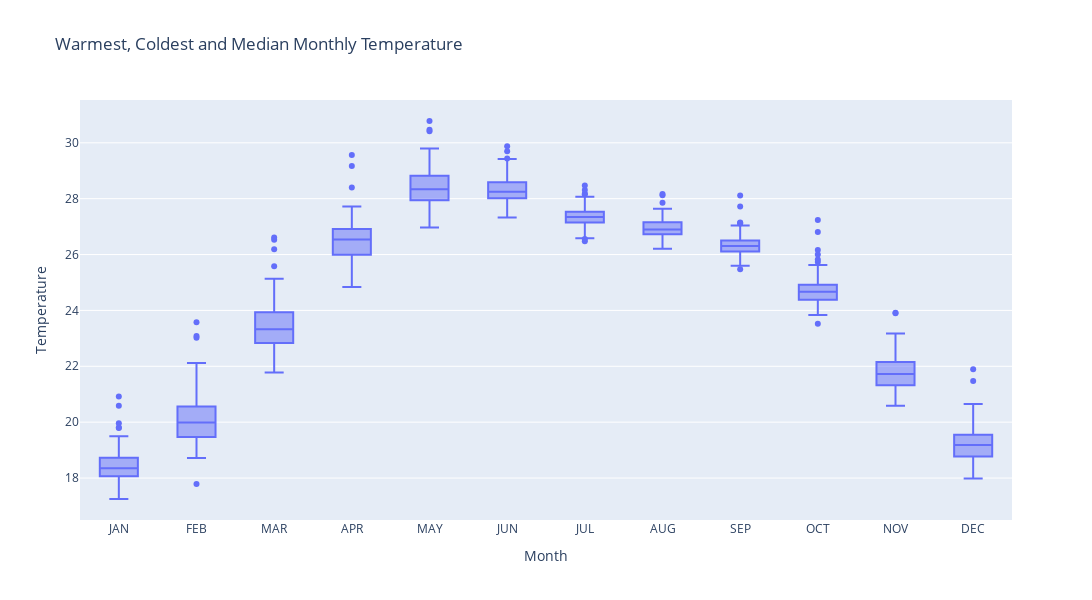
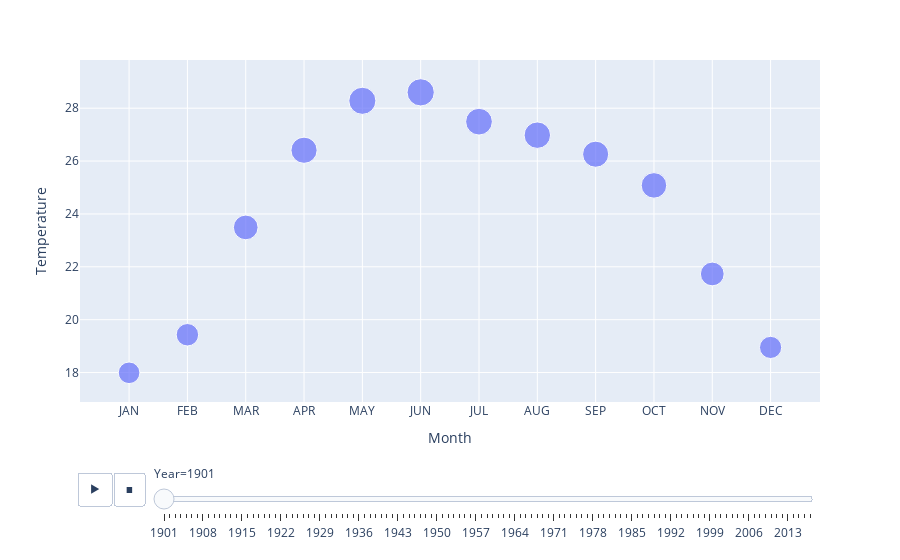

Notebook source saved alongside these figures, in order:
### Code cell
# visualization of each month by year
fig = px.box(df, 'Month', 'Temperature',
             title='Warmest, Coldest and Median Monthly Temperature')
fig.update_layout(width=1200, height=600)
fig.show()
px.scatter(df, 'Month', 'Temperature',
           size='Temperature', animation_frame='Year')

### Figure 1 — Plotly figure (JSON) as saved in the notebook; plotly's stock layout.template omitted (floating-point values rounded to 4 significant figures; data arrays with more than 128 entries replaced by an {"elided": "..."} marker saying what was removed)
{"data": [{"alignmentgroup": "True", "hovertemplate": "Month=%{x}<br>Temperature=%{y}<extra></extra>", "legendgroup": "", "marker": {"color": "#636efa"}, "name": "", "notched": false, "offsetgroup": "", "orientation": "v", "showlegend": false, "type": "box", "x": {"elided": "1404 str values"}, "x0": " ", "xaxis": "x", "y": {"elided": "1404 float values"}, "y0": " ", "yaxis": "y"}], "layout": {"boxmode": "group", "height": 600, "legend": {"tracegroupgap": 0}, "title": {"text": "Warmest, Coldest and Median Monthly Temperature"}, "width": 1200, "xaxis": {"anchor": "y", "domain": [0, 1], "title": {"text": "Month"}}, "yaxis": {"anchor": "x", "domain": [0, 1], "title": {"text": "Temperature"}}}}

### Figure 2 — Plotly figure (JSON) as saved in the notebook; plotly's stock layout.template omitted (floating-point values rounded to 4 significant figures)
{"data": [{"hovertemplate": "Year=1901<br>Month=%{x}<br>Temperature=%{marker.size}<extra></extra>", "legendgroup": "", "marker": {"color": "#636efa", "size": [17.99, 19.43, 23.49, 26.41, 28.28, 28.6, 27.49, 26.98, 26.26, 25.08, 21.73, 18.95], "sizemode": "area", "sizeref": 0.07695, "symbol": "circle"}, "mode": "markers", "name": "", "orientation": "v", "showlegend": false, "type": "scatter", "x": ["JAN", "FEB", "MAR", "APR", "MAY", "JUN", "JUL", "AUG", "SEP", "OCT", "NOV", "DEC"], "xaxis": "x", "y": [17.99, 19.43, 23.49, 26.41, 28.28, 28.6, 27.49, 26.98, 26.26, 25.08, 21.73, 18.95], "yaxis": "y"}], "layout": {"legend": {"itemsizing": "constant", "tracegroupgap": 0}, "margin": {"t": 60}, "sliders": [{"active": 0, "currentvalue": {"prefix": "Year="}, "len": 0.9, "pad": {"b": 10, "t": 60}, "steps": [{"args": [["1901"], {"frame": {"duration": 0, "redraw": false}, "fromcurrent": true, "mode": "immediate", "transition": {"duration": 0, "easing": "linear"}}], "label": "1901", "method": "animate"}, {"args": [["1902"], {"frame": {"duration": 0, "redraw": false}, "fromcurrent": true, "mode": "immediate", "transition": {"duration": 0, "easing": "linear"}}], "label": "1902", "method": "animate"}, {"args": [["1903"], {"frame": {"duration": 0, "redraw": false}, "fromcurrent": true, "mode": "immediate", "transition": {"duration": 0, "easing": "linear"}}], "label": "1903", "method": "animate"}, {"args": [["1904"], {"frame": {"duration": 0, "redraw": false}, "fromcurrent": true, "mode": "immediate", "transition": {"duration": 0, "easing": "linear"}}], "label": "1904", "method": "animate"}, {"args": [["1905"], {"frame": {"duration": 0, "redraw": false}, "fromcurrent": true, "mode": "immediate", "transition": {"duration": 0, "easing": "linear"}}], "label": "1905", "method": "animate"}, {"args": [["1906"], {"frame": {"duration": 0, "redraw": false}, "fromcurrent": true, "mode": "immediate", "transition": {"duration": 0, "easing": "linear"}}], "label": "1906", "method": "animate"}, {"args": [["1907"], {"frame": {"duration": 0, "redraw": false}, "fromcurrent": true, "mode": "immediate", "transition": {"duration": 0, "easing": "linear"}}], "label": "1907", "method": "animate"}, {"args": [["1908"], {"frame": {"duration": 0, "redraw": false}, "fromcurrent": true, "mode": "immediate", "transition": {"duration": 0, "easing": "linear"}}], "label": "1908", "method": "animate"}, {"args": [["1909"], {"frame": {"duration": 0, "redraw": false}, "fromcurrent": true, "mode": "immediate", "transition": {"duration": 0, "easing": "linear"}}], "label": "1909", "method": "animate"}, {"args": [["1910"], {"frame": {"duration": 0, "redraw": false}, "fromcurrent": true, "mode": "immediate", "transition": {"duration": 0, "easing": "linear"}}], "label": "1910", "method": "animate"}, {"args": [["1911"], {"frame": {"duration": 0, "redraw": false}, "fromcurrent": true, "mode": "immediate", "transition": {"duration": 0, "easing": "linear"}}], "label": "1911", "method": "animate"}, {"args": [["1912"], {"frame": {"duration": 0, "redraw": false}, "fromcurrent": true, "mode": "immediate", "transition": {"duration": 0, "easing": "linear"}}], "label": "1912", "method": "animate"}, {"args": [["1913"], {"frame": {"duration": 0, "redraw": false}, "fromcurrent": true, "mode": "immediate", "transition": {"duration": 0, "easing": "linear"}}], "label": "1913", "method": "animate"}, {"args": [["1914"], {"frame": {"duration": 0, "redraw": false}, "fromcurrent": true, "mode": "immediate", "transition": {"duration": 0, "easing": "linear"}}], "label": "1914", "method": "animate"}, {"args": [["1915"], {"frame": {"duration": 0, "redraw": false}, "fromcurrent": true, "mode": "immediate", "transition": {"duration": 0, "easing": "linear"}}], "label": "1915", "method": "animate"}, {"args": [["1916"], {"frame": {"duration": 0, "redraw": false}, "fromcurrent": true, "mode": "immediate", "transition": {"duration": 0, "easing": "linear"}}], "label": "1916", "method": "animate"}, {"args": [["1917"], {"frame": {"duration": 0, "redraw": false}, "fromcurrent": true, "mode": "immediate", "transition": {"duration": 0, "easing": "linear"}}], "label": "1917", "method": "animate"}, {"args": [["1918"], {"frame": {"duration": 0, "redraw": false}, "fromcurrent": true, "mode": "immediate", "transition": {"duration": 0, "easing": "linear"}}], "label": "1918", "method": "animate"}, {"args": [["1919"], {"frame": {"duration": 0, "redraw": false}, "fromcurrent": true, "mode": "immediate", "transition": {"duration": 0, "easing": "linear"}}], "label": "1919", "method": "animate"}, {"args": [["1920"], {"frame": {"duration": 0, "redraw": false}, "fromcurrent": true, "mode": "immediate", "transition": {"duration": 0, "easing": "linear"}}], "label": "1920", "method": "animate"}, {"args": [["1921"], {"frame": {"duration": 0, "redraw": false}, "fromcurrent": true, "mode": "immediate", "transition": {"duration": 0, "easing": "linear"}}], "label": "1921", "method": "animate"}, {"args": [["1922"], {"frame": {"duration": 0, "redraw": false}, "fromcurrent": true, "mode": "immediate", "transition": {"duration": 0, "easing": "linear"}}], "label": "1922", "method": "animate"}, {"args": [["1923"], {"frame": {"duration": 0, "redraw": false}, "fromcurrent": true, "mode": "immediate", "transition": {"duration": 0, "easing": "linear"}}], "label": "1923", "method": "animate"}, {"args": [["1924"], {"frame": {"duration": 0, "redraw": false}, "fromcurrent": true, "mode": "immediate", "transition": {"duration": 0, "easing": "linear"}}], "label": "1924", "method": "animate"}, {"args": [["1925"], {"frame": {"duration": 0, "redraw": false}, "fromcurrent": true, "mode": "immediate", "transition": {"duration": 0, "easing": "linear"}}], "label": "1925", "method": "animate"}, {"args": [["1926"], {"frame": {"duration": 0, "redraw": false}, "fromcurrent": true, "mode": "immediate", "transition": {"duration": 0, "easing": "linear"}}], "label": "1926", "method": "animate"}, {"args": [["1927"], {"frame": {"duration": 0, "redraw": false}, "fromcurrent": true, "mode": "immediate", "transition": {"duration": 0, "easing": "linear"}}], "label": "1927", "method": "animate"}, {"args": [["1928"], {"frame": {"duration": 0, "redraw": false}, "fromcurrent": true, "mode": "immediate", "transition": {"duration": 0, "easing": "linear"}}], "label": "1928", "method": "animate"}, {"args": [["1929"], {"frame": {"duration": 0, "redraw": false}, "fromcurrent": true, "mode": "immediate", "transition": {"duration": 0, "easing": "linear"}}], "label": "1929", "method": "animate"}, {"args": [["1930"], {"frame": {"duration": 0, "redraw": false}, "fromcurrent": true, "mode": "immediate", "transition": {"duration": 0, "easing": "linear"}}], "label": "1930", "method": "animate"}, {"args": [["1931"], {"frame": {"duration": 0, "redraw": false}, "fromcurrent": true, "mode": "immediate", "transition": {"duration": 0, "easing": "linear"}}], "label": "1931", "method": "animate"}, {"args": [["1932"], {"frame": {"duration": 0, "redraw": false}, "fromcurrent": true, "mode": "immediate", "transition": {"duration": 0, "easing": "linear"}}], "label": "1932", "method": "animate"}, {"args": [["1933"], {"frame": {"duration": 0, "redraw": false}, "fromcurrent": true, "mode": "immediate", "transition": {"duration": 0, "easing": "linear"}}], "label": "1933", "method": "animate"}, {"args": [["1934"], {"frame": {"duration": 0, "redraw": false}, "fromcurrent": true, "mode": "immediate", "transition": {"duration": 0, "easing": "linear"}}], "label": "1934", "method": "animate"}, {"args": [["1935"], {"frame": {"duration": 0, "redraw": false}, "fromcurrent": true, "mode": "immediate", "transition": {"duration": 0, "easing": "linear"}}], "label": "1935", "method": "animate"}, {"args": [["1936"], {"frame": {"duration": 0, "redraw": false}, "fromcurrent": true, "mode": "immediate", "transition": {"duration": 0, "easing": "linear"}}], "label": "1936", "method": "animate"}, {"args": [["1937"], {"frame": {"duration": 0, "redraw": false}, "fromcurrent": true, "mode": "immediate", "transition": {"duration": 0, "easing": "linear"}}], "label": "1937", "method": "animate"}, {"args": [["1938"], {"frame": {"duration": 0, "redraw": false}, "fromcurrent": true, "mode": "immediate", "transition": {"duration": 0, "easing": "linear"}}], "label": "1938", "method": "animate"}, {"args": [["1939"], {"frame": {"duration": 0, "redraw": false}, "fromcurrent": true, "mode": "immediate", "transition": {"duration": 0, "easing": "linear"}}], "label": "1939", "method": "animate"}, {"args": [["1940"], {"frame": {"duration": 0, "redraw": false}, "fromcurrent": true, "mode": "immediate", "transition": {"duration": 0, "easing": "linear"}}], "label": "1940", "method": "animate"}, {"args": [["1941"], {"frame": {"duration": 0, "redraw": false}, "fromcurrent": true, "mode": "immediate", "transition": {"duration": 0, "easing": "linear"}}], "label": "1941", "method": "animate"}, {"args": [["1942"], {"frame": {"duration": 0, "redraw": false}, "fromcurrent": true, "mode": "immediate", "transition": {"duration": 0, "easing": "linear"}}], "label": "1942", "method": "animate"}, {"args": [["1943"], {"frame": {"duration": 0, "redraw": false}, "fromcurrent": true, "mode": "immediate", "transition": {"duration": 0, "easing": "linear"}}], "label": "1943", "method": "animate"}, {"args": [["1944"], {"frame": {"duration": 0, "redraw": false}, "fromcurrent": true, "mode": "immediate", "transition": {"duration": 0, "easing": "linear"}}], "label": "1944", "method": "animate"}, {"args": [["1945"], {"frame": {"duration": 0, "redraw": false}, "fromcurrent": true, "mode": "immediate", "transition": {"duration": 0, "easing": "linear"}}], "label": "1945", "method": "animate"}, {"args": [["1946"], {"frame": {"duration": 0, "redraw": false}, "fromcurrent": true, "mode": "immediate", "transition": {"duration": 0, "easing": "linear"}}], "label": "1946", "method": "animate"}, {"args": [["1947"], {"frame": {"duration": 0, "redraw": false}, "fromcurrent": true, "mode": "immediate", "transition": {"duration": 0, "easing": "linear"}}], "label": "1947", "method": "animate"}, {"args": [["1948"], {"frame": {"duration": 0, "redraw": false}, "fromcurrent": true, "mode": "immediate", "transition": {"duration": 0, "easing": "linear"}}], "label": "1948", "method": "animate"}, {"args": [["1949"], {"frame": {"duration": 0, "redraw": false}, "fromcurrent": true, "mode": "immediate", "transition": {"duration": 0, "easing": "linear"}}], "label": "1949", "method": "animate"}, {"args": [["1950"], {"frame": {"duration": 0, "redraw": false}, "fromcurrent": true, "mode": "immediate", "transition": {"duration": 0, "easing": "linear"}}], "label": "1950", "method": "animate"}, {"args": [["1951"], {"frame": {"duration": 0, "redraw": false}, "fromcurrent": true, "mode": "immediate", "transition": {"duration": 0, "easing": "linear"}}], "label": "1951", "method": "animate"}, {"args": [["1952"], {"frame": {"duration": 0, "redraw": false}, "fromcurrent": true, "mode": "immediate", "transition": {"duration": 0, "easing": "linear"}}], "label": "1952", "method": "animate"}, {"args": [["1953"], {"frame": {"duration": 0, "redraw": false}, "fromcurrent": true, "mode": "immediate", "transition": {"duration": 0, "easing": "linear"}}], "label": "1953", "method": "animate"}, {"args": [["1954"], {"frame": {"duration": 0, "redraw": false}, "fromcurrent": true, "mode": "immediate", "transition": {"duration": 0, "easing": "linear"}}], "label": "1954", "method": "animate"}, {"args": [["1955"], {"frame": {"duration": 0, "redraw": false}, "fromcurrent": true, "mode": "immediate", "transition": {"duration": 0, "easing": "linear"}}], "label": "1955", "method": "animate"}, {"args": [["1956"], {"frame": {"duration": 0, "redraw": false}, "fromcurrent": true, "mode": "immediate", "transition": {"duration": 0, "easing": "linear"}}], "label": "1956", "method": "animate"}, {"args": [["1957"], {"frame": {"duration": 0, "redraw": false}, "fromcurrent": true, "mode": "immediate", "transition": {"duration": 0, "easing": "linear"}}], "label": "1957", "method": "animate"}, {"args": [["1958"], {"frame": {"duration": 0, "redraw": false}, "fromcurrent": true, "mode": "immediate", "transition": {"duration": 0, "easing": "linear"}}], "label": "1958", "method": "animate"}, {"args": [["1959"], {"frame": {"duration": 0, "redraw": false}, "fromcurrent": true, "mode": "immediate", "transition": {"duration": 0, "easing": "linear"}}], "label": "1959", "method": "animate"}, {"args": [["1960"], {"frame": {"duration": 0, "redraw": false}, "fromcurrent": true, "mode": "immediate", "transition": {"duration": 0, "easing": "linear"}}], "label": "1960", "method": "animate"}, {"args": [["1961"], {"frame": {"duration": 0, "redraw": false}, "fromcurrent": true, "mode": "immediate", "transition": {"duration": 0, "easing": "linear"}}], "label": "1961", "method": "animate"}, {"args": [["1962"], {"frame": {"duration": 0, "redraw": false}, "fromcurrent": true, "mode": "immediate", "transition": {"duration": 0, "easing": "linear"}}], "label": "1962", "method": "animate"}, {"args": [["1963"], {"frame": {"duration": 0, "redraw": false}, "fromcurrent": true, "mode": "immediate", "transition": {"duration": 0, "easing": "linear"}}], "label": "1963", "method": "animate"}, {"args": [["1964"], {"frame": {"duration": 0, "redraw": false}, "fromcurrent": true, "mode": "immediate", "transition": {"duration": 0, "easing": "linear"}}], "label": "1964", "method": "animate"}, {"args": [["1965"], {"frame": {"duration": 0, "redraw": false}, "fromcurrent": true, "mode": "immediate", "transition": {"duration": 0, "easing": "linear"}}], "label": "1965", "method": "animate"}, {"args": [["1966"], {"frame": {"duration": 0, "redraw": false}, "fromcurrent": true, "mode": "immediate", "transition": {"duration": 0, "easing": "linear"}}], "label": "1966", "method": "animate"}, {"args": [["1967"], {"frame": {"duration": 0, "redraw": false}, "fromcurrent": true, "mode": "immediate", "transition": {"duration": 0, "easing": "linear"}}], "label": "1967", "method": "animate"}, {"args": [["1968"], {"frame": {"duration": 0, "redraw": false}, "fromcurrent": true, "mode": "immediate", "transition": {"duration": 0, "easing": "linear"}}], "label": "1968", "method": "animate"}, {"args": [["1969"], {"frame": {"duration": 0, "redraw": false}, "fromcurrent": true, "mode": "immediate", "transition": {"duration": 0, "easing": "linear"}}], "label": "1969", "method": "animate"}, {"args": [["1970"], {"frame": {"duration": 0, "redraw": false}, "fromcurrent": true, "mode": "immediate", "transition": {"duration": 0, "easing": "linear"}}], "label": "1970", "method": "animate"}, {"args": [["1971"], {"frame": {"duration": 0, "redraw": false}, "fromcurrent": true, "mode": "immediate", "transition": {"duration": 0, "easing": "linear"}}], "label": "1971", "method": "animate"}, {"args": [["1972"], {"frame": {"duration": 0, "redraw": false}, "fromcurrent": true, "mode": "immediate", "transition": {"duration": 0, "easing": "linear"}}], "label": "1972", "method": "animate"}, {"args": [["1973"], {"frame": {"duration": 0, "redraw": false}, "fromcurrent": true, "mode": "immediate", "transition": {"duration": 0, "easing": "linear"}}], "label": "1973", "method": "animate"}, {"args": [["1974"], {"frame": {"duration": 0, "redraw": false}, "fromcurrent": true, "mode": "immediate", "transition": {"duration": 0, "easing": "linear"}}], "label": "1974", "method": "animate"}, {"args": [["1975"], {"frame": {"duration": 0, "redraw": false}, "fromcurrent": true, "mode": "immediate", "transition": {"duration": 0, "easing": "linear"}}], "label": "1975", "method": "animate"}, {"args": [["1976"], {"frame": {"duration": 0, "redraw": false}, "fromcurrent": true, "mode": "immediate", "transition": {"duration": 0, "easing": "linear"}}], "label": "1976", "method": "animate"}, {"args": [["1977"], {"frame": {"duration": 0, "redraw": false}, "fromcurrent": true, "mode": "immediate", "transition": {"duration": 0, "easing": "linear"}}], "label": "1977", "method": "animate"}, {"args": [["1978"], {"frame": {"duration": 0, "redraw": false}, "fromcurrent": true, "mode": "immediate", "transition": {"duration": 0, "easing": "linear"}}], "label": "1978", "method": "animate"}, {"args": [["1979"], {"frame": {"duration": 0, "redraw": false}, "fromcurrent": true, "mode": "immediate", "transition": {"duration": 0, "easing": "linear"}}], "label": "1979", "method": "animate"}, {"args": [["1980"], {"frame": {"duration": 0, "redraw": false}, "fromcurrent": true, "mode": "immediate", "transition": {"duration": 0, "easing": "linear"}}], "label": "1980", "method": "animate"}, {"args": [["1981"], {"frame": {"duration": 0, "redraw": false}, "fromcurrent": true, "mode": "immediate", "transition": {"duration": 0, "easing": "linear"}}], "label": "1981", "method": "animate"}, {"args": [["1982"], {"frame": {"duration": 0, "redraw": false}, "fromcurrent": true, "mode": "immediate", "transition": {"duration": 0, "easing": "linear"}}], "label": "1982", "method": "animate"}, {"args": [["1983"], {"frame": {"duration": 0, "redraw": false}, "fromcurrent": true, "mode": "immediate", "transition": {"duration": 0, "easing": "linear"}}], "label": "1983", "method": "animate"}, {"args": [["1984"], {"frame": {"duration": 0, "redraw": false}, "fromcurrent": true, "mode": "immediate", "transition": {"duration": 0, "easing": "linear"}}], "label": "1984", "method": "animate"}, {"args": [["1985"], {"frame": {"duration": 0, "redraw": false}, "fromcurrent": true, "mode": "immediate", "transition": {"duration": 0, "easing": "linear"}}], "label": "1985", "method": "animate"}, {"args": [["1986"], {"frame": {"duration": 0, "redraw": false}, "fromcurrent": true, "mode": "immediate", "transition": {"duration": 0, "easing": "linear"}}], "label": "1986", "method": "animate"}, {"args": [["1987"], {"frame": {"duration": 0, "redraw": false}, "fromcurrent": true, "mode": "immediate", "transition": {"duration": 0, "easing": "linear"}}], "label": "1987", "method": "animate"}, {"args": [["1988"], {"frame": {"duration": 0, "redraw": false}, "fromcurrent": true, "mode": "immediate", "transition": {"duration": 0, "easing": "linear"}}], "label": "1988", "method": "animate"}, {"args": [["1989"], {"frame": {"duration": 0, "redraw": false}, "fromcurrent": true, "mode": "immediate", "transition": {"duration": 0, "easing": "linear"}}], "label": "1989", "method": "animate"}, {"args": [["1990"], {"frame": {"duration": 0, "redraw": false}, "fromcurrent": true, "mode": "immediate", "transition": {"duration": 0, "easing": "linear"}}], "label": "1990", "method": "animate"}, {"args": [["1991"], {"frame": {"duration": 0, "redraw": false}, "fromcurrent": true, "mode": "immediate", "transition": {"duration": 0, "easing": "linear"}}], "label": "1991", "method": "animate"}, {"args": [["1992"], {"frame": {"duration": 0, "redraw": false}, "fromcurrent": true, "mode": "immediate", "transition": {"duration": 0, "easing": "linear"}}], "label": "1992", "method": "animate"}, {"args": [["1993"], {"frame": {"duration": 0, "redraw": false}, "fromcurrent": true, "mode": "immediate", "transition": {"duration": 0, "easing": "linear"}}], "label": "1993", "method": "animate"}, {"args": [["1994"], {"frame": {"duration": 0, "redraw": false}, "fromcurrent": true, "mode": "immediate", "transition": {"duration": 0, "easing": "linear"}}], "label": "1994", "method": "animate"}, {"args": [["1995"], {"frame": {"duration": 0, "redraw": false}, "fromcurrent": true, "mode": "immediate", "transition": {"duration": 0, "easing": "linear"}}], "label": "1995", "method": "animate"}, {"args": [["1996"], {"frame": {"duration": 0, "redraw": false}, "fromcurrent": true, "mode": "immediate", "transition": {"duration": 0, "easing": "linear"}}], "label": "1996", "method": "animate"}, {"args": [["1997"], {"frame": {"duration": 0, "redraw": false}, "fromcurrent": true, "mode": "immediate", "transition": {"duration": 0, "easing": "linear"}}], "label": "1997", "method": "animate"}, {"args": [["1998"], {"frame": {"duration": 0, "redraw": false}, "fromcurrent": true, "mode": "immediate", "transition": {"duration": 0, "easing": "linear"}}], "label": "1998", "method": "animate"}, {"args": [["1999"], {"frame": {"duration": 0, "redraw": false}, "fromcurrent": true, "mode": "immediate", "transition": {"duration": 0, "easing": "linear"}}], "label": "1999", "method": "animate"}, {"args": [["2000"], {"frame": {"duration": 0, "redraw": false}, "fromcurrent": true, "mode": "immediate", "transition": {"duration": 0, "easing": "linear"}}], "label": "2000", "method": "animate"}, {"args": [["2001"], {"frame": {"duration": 0, "redraw": false}, "fromcurrent": true, "mode": "immediate", "transition": {"duration": 0, "easing": "linear"}}], "label": "2001", "method": "animate"}, {"args": [["2002"], {"frame": {"duration": 0, "redraw": false}, "fromcurrent": true, "mode": "immediate", "transition": {"duration": 0, "easing": "linear"}}], "label": "2002", "method": "animate"}, {"args": [["2003"], {"frame": {"duration": 0, "redraw": false}, "fromcurrent": true, "mode": "immediate", "transition": {"duration": 0, "easing": "linear"}}], "label": "2003", "method": "animate"}, {"args": [["2004"], {"frame": {"duration": 0, "redraw": false}, "fromcurrent": true, "mode": "immediate", "transition": {"duration": 0, "easing": "linear"}}], "label": "2004", "method": "animate"}, {"args": [["2005"], {"frame": {"duration": 0, "redraw": false}, "fromcurrent": true, "mode": "immediate", "transition": {"duration": 0, "easing": "linear"}}], "label": "2005", "method": "animate"}, {"args": [["2006"], {"frame": {"duration": 0, "redraw": false}, "fromcurrent": true, "mode": "immediate", "transition": {"duration": 0, "easing": "linear"}}], "label": "2006", "method": "animate"}, {"args": [["2007"], {"frame": {"duration": 0, "redraw": false}, "fromcurrent": true, "mode": "immediate", "transition": {"duration": 0, "easing": "linear"}}], "label": "2007", "method": "animate"}, {"args": [["2008"], {"frame": {"duration": 0, "redraw": false}, "fromcurrent": true, "mode": "immediate", "transition": {"duration": 0, "easing": "linear"}}], "label": "2008", "method": "animate"}, {"args": [["2009"], {"frame": {"duration": 0, "redraw": false}, "fromcurrent": true, "mode": "immediate", "transition": {"duration": 0, "easing": "linear"}}], "label": "2009", "method": "animate"}, {"args": [["2010"], {"frame": {"duration": 0, "redraw": false}, "fromcurrent": true, "mode": "immediate", "transition": {"duration": 0, "easing": "linear"}}], "label": "2010", "method": "animate"}, {"args": [["2011"], {"frame": {"duration": 0, "redraw": false}, "fromcurrent": true, "mode": "immediate", "transition": {"duration": 0, "easing": "linear"}}], "label": "2011", "method": "animate"}, {"args": [["2012"], {"frame": {"duration": 0, "redraw": false}, "fromcurrent": true, "mode": "immediate", "transition": {"duration": 0, "easing": "linear"}}], "label": "2012", "method": "animate"}, {"args": [["2013"], {"frame": {"duration": 0, "redraw": false}, "fromcurrent": true, "mode": "immediate", "transition": {"duration": 0, "easing": "linear"}}], "label": "2013", "method": "animate"}, {"args": [["2014"], {"frame": {"duration": 0, "redraw": false}, "fromcurrent": true, "mode": "immediate", "transition": {"duration": 0, "easing": "linear"}}], "label": "2014", "method": "animate"}, {"args": [["2015"], {"frame": {"duration": 0, "redraw": false}, "fromcurrent": true, "mode": "immediate", "transition": {"duration": 0, "easing": "linear"}}], "label": "2015", "method": "animate"}, {"args": [["2016"], {"frame": {"duration": 0, "redraw": false}, "fromcurrent": true, "mode": "immediate", "transition": {"duration": 0, "easing": "linear"}}], "label": "2016", "method": "animate"}, {"args": [["2017"], {"frame": {"duration": 0, "redraw": false}, "fromcurrent": true, "mode": "immediate", "transition": {"duration": 0, "easing": "linear"}}], "label": "2017", "method": "animate"}], "x": 0.1, "xanchor": "left", "y": 0, "yanchor": "top"}], "updatemenus": [{"buttons": [{"args": [null, {"frame": {"duration": 500, "redraw": false}, "fromcurrent": true, "mode": "immediate", "transition": {"duration": 500, "easing": "linear"}}], "label": "&#9654;", "method": "animate"}, {"args": [[null], {"frame": {"duration": 0, "redraw": false}, "fromcurrent": true, "mode": "immediate", "transition": {"duration": 0, "easing": "linear"}}], "label": "&#9724;", "method": "animate"}], "direction": "left", "pad": {"r": 10, "t": 70}, "showactive": false, "type": "buttons", "x": 0.1, "xanchor": "right", "y": 0, "yanchor": "top"}], "xaxis": {"anchor": "y", "domain": [0, 1], "title": {"text": "Month"}}, "yaxis": {"anchor": "x", "domain": [0, 1], "title": {"text": "Temperature"}}}}
